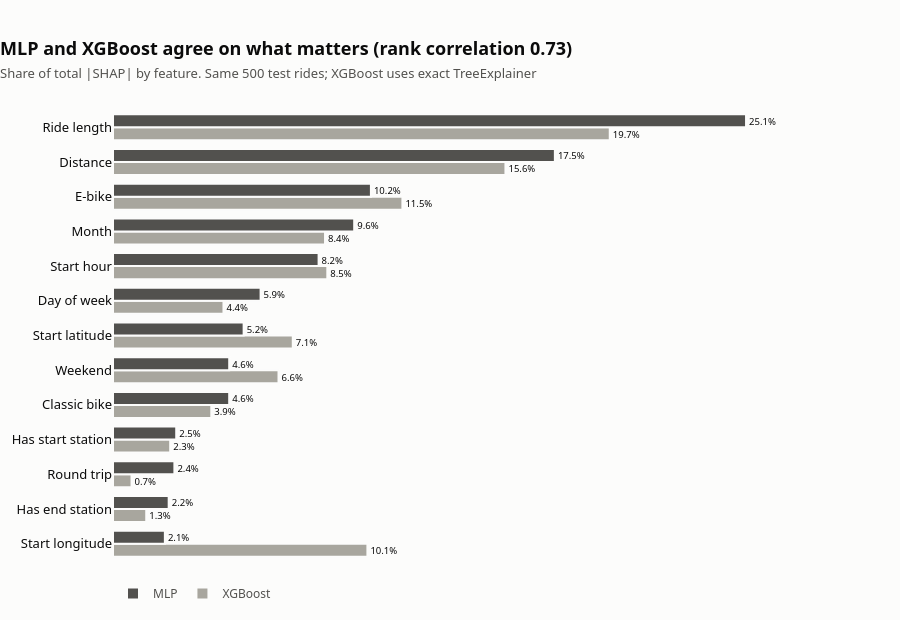

Notebook cell for this chart:
### Markdown cell above
### XGBoost: exact SHAP with `TreeExplainer`

Same 500 test rides as the MLP.

Since XGBoost SHAP values are in log-odds and the MLP's are in probability, the comparison used each feature's **share of total importance** (%) instead of raw values.

### Code cell
import plotly.graph_objects as go

SURFACE, INK, INK_2, MUTED = "#fcfcfb", "#0b0b0b", "#52514e", "#898781"
FONT = "system-ui, -apple-system, 'Segoe UI', sans-serif"
MODEL_COLOR = {"MLP": INK_2, "XGBoost": "#a8a69e"}

sv_xgb = shap.TreeExplainer(xgb).shap_values(Z[te][sidx])  # exact, fast (tree-specific)
imp_xgb = group_importance(sv_xgb)

cmp = (
    imp.rename({"mean_abs_shap": "MLP"})
    .join(imp_xgb.rename({"mean_abs_shap": "XGBoost"}), on="feature", how="left")
    .with_columns((pl.col(c) / pl.col(c).sum() * 100) for c in ("MLP", "XGBoost"))
)  # ordered by MLP importance, ascending
rho = cmp.select(pl.corr("MLP", "XGBoost", method="spearman")).item()
verdict = "agree" if rho >= 0.7 else "only partly agree"
lab = [FEATURE_LABEL.get(f, f) for f in cmp["feature"]]

fig = go.Figure()
for m in ["XGBoost", "MLP"]:  # first trace draws lower in each group, so MLP ends on top
    v = cmp[m].to_list()
    fig.add_trace(
        go.Bar(
            y=lab, x=v, name=m, orientation="h",
            marker=dict(color=MODEL_COLOR[m], line=dict(width=2, color=SURFACE)),
            text=[f"{x:.1f}%" for x in v], textposition="outside", cliponaxis=False,
            textfont=dict(size=11, color=INK),
            hovertemplate=f"<b>%{{y}}</b><br>{m}: %{{x:.1f}}% of total |SHAP|<extra></extra>",
        )
    )
fig.update_layout(
    barmode="group", bargap=0.25,
    title=dict(
        text=(f"<b>MLP and XGBoost {verdict} on what matters (rank correlation {rho:.2f})</b>"
              f"<br><span style='font-size:13px;color:{INK_2}'>"
              "Share of total |SHAP| by feature. Same 500 test rides; XGBoost uses exact TreeExplainer</span>"),
        x=0, xanchor="left", font=dict(size=18, color=INK),
    ),
    paper_bgcolor=SURFACE, plot_bgcolor=SURFACE,
    font=dict(family=FONT, color=INK_2),
    legend=dict(orientation="h", x=0, y=-0.04, traceorder="reversed", font=dict(size=12, color=INK_2)),
    margin=dict(t=110, l=20, r=40, b=50), height=620,
)
fig.update_xaxes(visible=False, range=[0, max(cmp["MLP"].max(), cmp["XGBoost"].max()) * 1.18])
fig.update_yaxes(showgrid=False, ticks="", showline=False, automargin=True, tickfont=dict(size=13, color=INK))
fig.show()
fig.write_image("../figs/11_shap_mlp_vs_xgboost.svg", width=1000)

### Figure 1 — Plotly figure (JSON) as saved in the notebook; plotly's stock layout.template omitted (floating-point values rounded to 4 significant figures)
{"data": [{"cliponaxis": false, "hovertemplate": "<b>%{y}</b><br>XGBoost: %{x:.1f}% of total |SHAP|<extra></extra>", "marker": {"color": "#a8a69e", "line": {"color": "#fcfcfb", "width": 2}}, "name": "XGBoost", "orientation": "h", "text": ["10.1%", "1.3%", "0.7%", "2.3%", "3.9%", "6.6%", "7.1%", "4.4%", "8.5%", "8.4%", "11.5%", "15.6%", "19.7%"], "textfont": {"color": "#0b0b0b", "size": 11}, "textposition": "outside", "x": [10.09, 1.318, 0.7345, 2.267, 3.897, 6.561, 7.127, 4.379, 8.497, 8.406, 11.47, 15.56, 19.69], "y": ["Start longitude", "Has end station", "Round trip", "Has start station", "Classic bike", "Weekend", "Start latitude", "Day of week", "Start hour", "Month", "E-bike", "Distance", "Ride length"], "type": "bar"}, {"cliponaxis": false, "hovertemplate": "<b>%{y}</b><br>MLP: %{x:.1f}% of total |SHAP|<extra></extra>", "marker": {"color": "#52514e", "line": {"color": "#fcfcfb", "width": 2}}, "name": "MLP", "orientation": "h", "text": ["2.1%", "2.2%", "2.4%", "2.5%", "4.6%", "4.6%", "5.2%", "5.9%", "8.2%", "9.6%", "10.2%", "17.5%", "25.1%"], "textfont": {"color": "#0b0b0b", "size": 11}, "textposition": "outside", "x": [2.057, 2.208, 2.434, 2.506, 4.606, 4.607, 5.179, 5.851, 8.151, 9.562, 10.22, 17.52, 25.1], "y": ["Start longitude", "Has end station", "Round trip", "Has start station", "Classic bike", "Weekend", "Start latitude", "Day of week", "Start hour", "Month", "E-bike", "Distance", "Ride length"], "type": "bar"}], "layout": {"title": {"font": {"size": 18, "color": "#0b0b0b"}, "text": "<b>MLP and XGBoost agree on what matters (rank correlation 0.73)</b><br><span style='font-size:13px;color:#52514e'>Share of total |SHAP| by feature. Same 500 test rides; XGBoost uses exact TreeExplainer</span>", "x": 0, "xanchor": "left"}, "font": {"family": "system-ui, -apple-system, 'Segoe UI', sans-serif", "color": "#52514e"}, "legend": {"font": {"size": 12, "color": "#52514e"}, "orientation": "h", "x": 0, "y": -0.04, "traceorder": "reversed"}, "margin": {"t": 110, "l": 20, "r": 40, "b": 50}, "barmode": "group", "bargap": 0.25, "paper_bgcolor": "#fcfcfb", "plot_bgcolor": "#fcfcfb", "height": 620, "xaxis": {"visible": false, "range": [0, 29.61]}, "yaxis": {"tickfont": {"size": 13, "color": "#0b0b0b"}, "showgrid": false, "ticks": "", "showline": false, "automargin": true}}}
